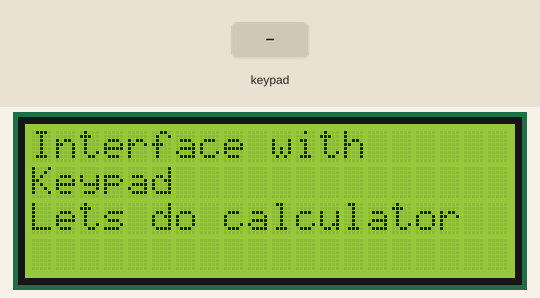
Simulated run of this sketch. Board: Arduino Uno, built with avr-gcc and run on an emulated ATmega328P. On the bench: 20×4 character LCD. Wiring (inferred from the names in the program): PCF8574 port expander at I2C address 0x20. Wiring (inferred from the signals the program sends): 4×4 keypad with keys 1 2 3 A 4 5 6 B 7 8 9 C * 0 # D: rows Q4, Q5, Q6, Q7; columns Q0, Q1, Q2, Q3. Inputs (shaded band) come from the test bench. What the sketch prints to the serial monitor is not drawn.

Above: at 3.1 s.
At 12.7 s:
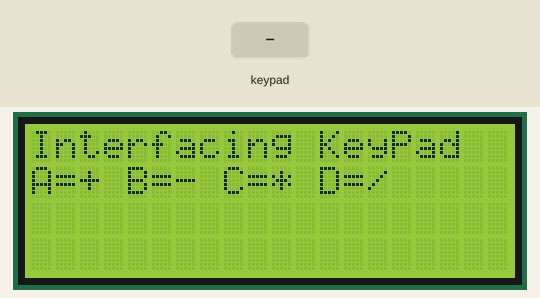
12.8 s: keypad keys 1 2 # pressed 0.4 s apart
At 14.5 s:
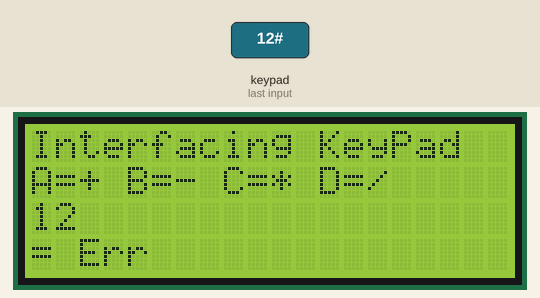
15.5 s: key 'A' pressed
17.0 s: keypad keys 1 2 D pressed 0.4 s apart
At 18.8 s:
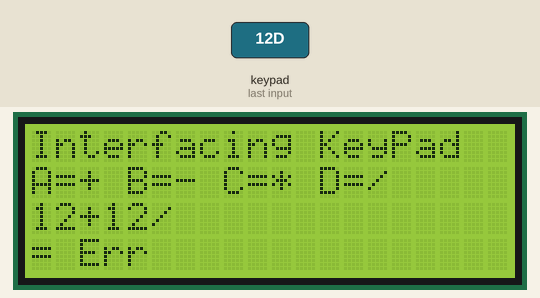
19.7 s: keypad keys 2 5 # pressed 0.4 s apart
At 20.8 s:
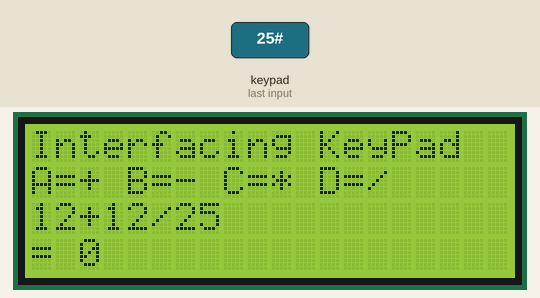
22.4 s: key 'C' pressed
23.9 s: key '#' pressed
At 24.9 s:
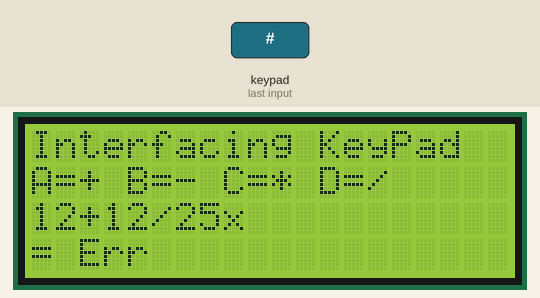

The sketch:

Ardiuno_KeyPad_LCD_I2C.ino
```cpp
#include <Wire.h>
#include <LiquidCrystal_I2C.h>

#define PCF_ADDR 0x20

LiquidCrystal_I2C lcd(0x27, 20, 4);

char keys[4][4] = {
  { '1', '2', '3', 'A' },
  { '4', '5', '6', 'B' },
  { '7', '8', '9', 'C' },
  { '*', '0', '#', 'D' }
};

String typedText = "";
String resultText = "";
unsigned long starPressedTime = 0;
bool starBeingHeld = false;
void setup() {
  Wire.begin();
  Serial.begin(9600);

  lcd.init();
  lcd.backlight();

  showIntroAnimation();
  showCalculatorInstructions();

  lcd.clear();
  lcd.setCursor(0, 0);
  lcd.print("Interfacing KeyPad");
  lcd.setCursor(0, 1);
  lcd.print("A=+ B=- C=* D=/");

  updateDisplay();
}

void loop() {
  char key = scanKeypad();

  if (key != 0) {
    Serial.print("Key Pressed: ");
    Serial.println(key);

    if (key == '*') {
      if (!starBeingHeld) {
        starPressedTime = millis();
        starBeingHeld = true;
      }
    } else {
      // If we released '*' key
      if (starBeingHeld) {
        unsigned long pressDuration = millis() - starPressedTime;
        if (pressDuration < 1000) {
          // Short press → delete last char
          if (typedText.length() > 0) {
            typedText.remove(typedText.length() - 1);
          }
        } else {
          // Long press → clear all
          typedText = "";
          resultText = "";
        }
        starBeingHeld = false;
        updateDisplay();
      }

      if (key == '#') {
        resultText = evaluateExpression(typedText);
      } else {
        if (isOperator(key)) {
          if (typedText.length() == 0 || isOperator(typedText.charAt(typedText.length() - 1))) {
            // Prevent adding two operators in a row or starting with an operator
          } else {
            typedText += key;
          }
        } else {
          typedText += key;
        }
      }

      updateDisplay();
      delay(200);
    }
  }

  // Handle long press while holding
  if (starBeingHeld && millis() - starPressedTime >= 1000) {
    typedText = "";
    resultText = "";
    starBeingHeld = false;
    updateDisplay();
  }
}


bool isOperator(char c) {
  return (c == 'A' || c == 'B' || c == 'C' || c == 'D');
}

void updateDisplay() {
  lcd.setCursor(0, 2);
  lcd.print("                    ");

  String displayText = typedText;
  displayText.replace("A", "+");
  displayText.replace("B", "-");
  displayText.replace("C", "x");
  displayText.replace("D", "/");

  if (displayText.length() > 20) {
    lcd.setCursor(0, 2);
    lcd.print(displayText.substring(displayText.length() - 20));
  } else {
    lcd.setCursor(0, 2);
    lcd.print(displayText);
  }

  lcd.setCursor(0, 3);
  lcd.print("                    ");
  if (resultText.length() > 0) {
    lcd.setCursor(0, 3);
    lcd.print("= ");
    lcd.print(resultText);
  }
}

String evaluateExpression(String input) {
  if (input.length() < 3) return "Err";
  if (isOperator(input.charAt(input.length() - 1))) return "Err";

  char op = 0;
  String currentNumber = "";
  int result = 0;
  bool firstNumber = true;
  bool divByZero = false;  // <-- flag for divide by zero

  for (int i = 0; i < input.length(); i++) {
    char c = input[i];
    if (isDigit(c)) {
      currentNumber += c;
    } else if (isOperator(c)) {
      if (currentNumber == "") return "Err";
      int num = currentNumber.toInt();
      if (firstNumber) {
        result = num;
        firstNumber = false;
      } else {
        if (op == 'D' && num == 0) {  // divide by zero detected
          divByZero = true;
          break;
        }
        result = applyOperation(result, num, op);
      }
      op = c;
      currentNumber = "";
    }
  }

  if (!divByZero) {
    if (currentNumber != "") {
      int num = currentNumber.toInt();
      if (op == 'D' && num == 0) {
        divByZero = true;
      } else {
        result = applyOperation(result, num, op);
      }
    } else {
      return "Err";
    }
  }

  if (divByZero) {
    return "undefined";  // <-- show undefined instead of 0
  }

  return String(result);
}

int applyOperation(int a, int b, char op) {
  switch (op) {
    case 'A': return a + b;
    case 'B': return a - b;
    case 'C': return a * b;
    case 'D': return a / b;  // division by zero already handled outside
    default: return b;
  }
}

char scanKeypad() {
  for (int row = 0; row < 4; row++) {
    byte out = 0xFF;
    out &= ~(1 << (row + 4));
    writePCF(out);
    delay(2);

    byte in = readPCF();
    for (int col = 0; col < 4; col++) {
      if ((in & (1 << col)) == 0) {
        return keys[row][col];
      }
    }
  }
  return 0;
}

void writePCF(byte val) {
  Wire.beginTransmission(PCF_ADDR);
  Wire.write(val);
  Wire.endTransmission();
}

byte readPCF() {
  Wire.requestFrom(PCF_ADDR, 1);
  if (Wire.available()) {
    return Wire.read();
  }
  return 0xFF;
}

void showIntroAnimation() {
  lcd.clear();
  const char* line1 = "Interface with";
  const char* line2 = "Keypad";
  const char* line3 = "Lets do calculator";

  lcd.setCursor(0, 0);
  for (int i = 0; line1[i] != '\0'; i++) {
    lcd.print(line1[i]);
    delay(80);
  }

  lcd.setCursor(0, 1);
  for (int i = 0; line2[i] != '\0'; i++) {
    lcd.print(line2[i]);
    delay(80);
  }

  lcd.setCursor(0, 2);
  for (int i = 0; line3[i] != '\0'; i++) {
    lcd.print(line3[i]);
    delay(80);
  }

  delay(2000);
  lcd.clear();
}

void showCalculatorInstructions() {
  const char* lines[] = {
    "A:Add  B:Sub",
    "C:Mul  D:Div",
    "#=Enter *=Clear",
    "*=Long press: Clear All"
  };

  for (int i = 0; i < 4; i++) {
    lcd.setCursor(0, i);
    for (int j = 0; lines[i][j] != '\0'; j++) {
      lcd.print(lines[i][j]);
      delay(60);
    }
  }

  delay(2500);
  lcd.clear();
}
```

Measured:
- after the input at 12.8 s, the display: first changes after 0.05 s (image 2 shows a later state)
- after the input at 17.0 s, the display: first changes after 0.05 s (image 3 shows a later state)
- after the input at 19.7 s, the display: first changes after 0.06 s (image 4 shows a later state)
- after the input at 23.9 s, the display: changes after 0.06 s (image 5)
- what the display in image 0 shows lasts 2.0 s, from 3.1 s to 5.1 s
